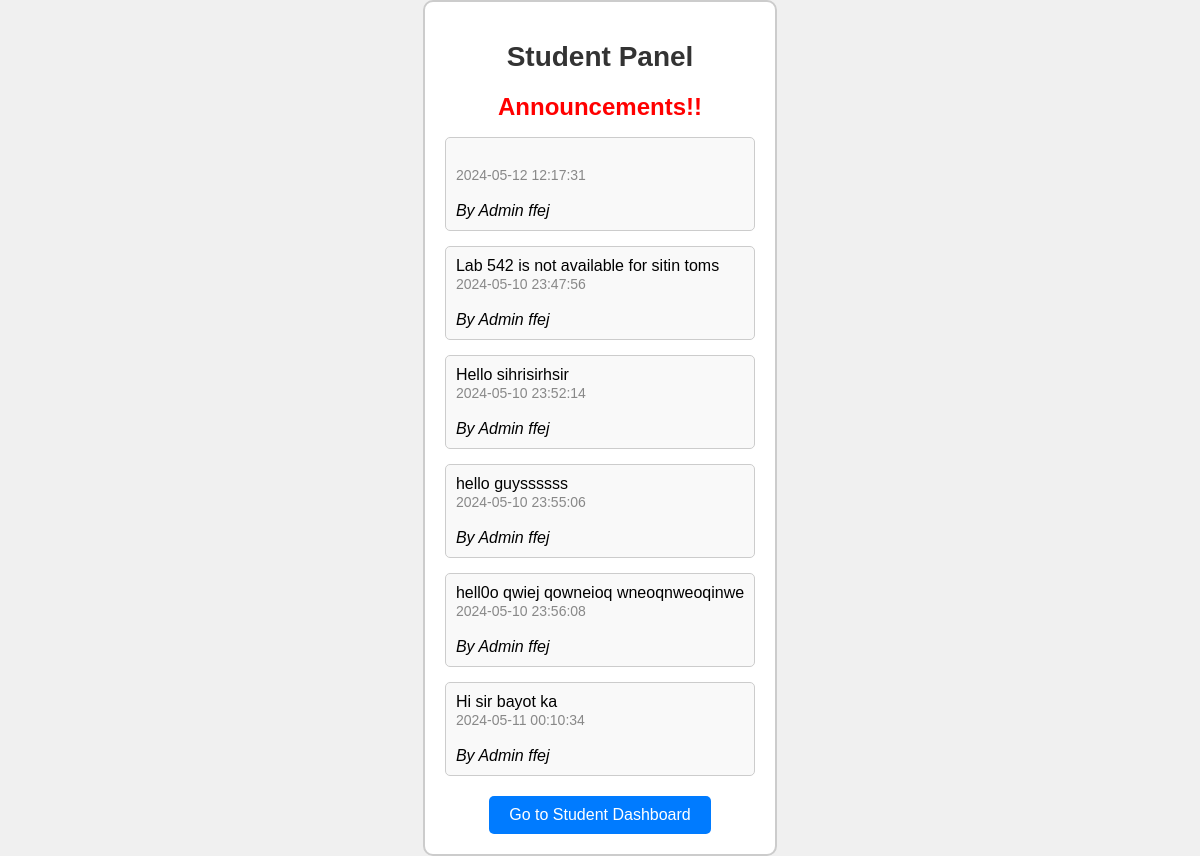
Page /stud-view-post.php on the committed database.
### tables this page shows
CREATE TABLE `announcements` (
  `id` int(11) NOT NULL,
  `announcement` text NOT NULL,
  `created_at` timestamp NOT NULL DEFAULT current_timestamp()
);

### stud-view-post.php (the view, shortened to what this page needs)
<?php
include 'connector_db.php';
?>
<!DOCTYPE html>
<html lang="en">
<head>
</head>
<body>
    <div class="container">
        <h1>Student Panel</h1>
        <h2>Announcements!!</h2>
        <div class="announcement-container">
    <ul>
        <?php
        $sql = "SELECT * FROM announcements";
        $result = $conn->query($sql);
        if ($result->num_rows > 0) {
            while($row = $result->fetch_assoc()) {
                echo "<li class='announcement-item'>";
                echo "<span>" . $row["announcement"] . "</span><br>";
                echo "<span class='announcement-time'>" . $row["created_at"] . "</span><br><br>";
                echo "<span class='announcement-admin'>By Admin ffej</span>";
                echo "</li>";
            }
        } else {
            echo "<li class='announcement-item'>No announcements</li>";
        }
        ?>
    </ul>
</div>
        <div class="btn-container">
            <a href="studash.php" class="btn">Go to Student Dashboard</a>
        </div>
    </div>
</body>
</html>

### stud-view-post.php (style rules this page uses)
body { font-family: Arial, sans-serif; background-color: #f0f0f0; margin: 0; padding: 0; display: flex; justify-content: center; align-items: center; height: 100vh; }
.container { max-width: 600px; margin: auto; text-align: center; padding: 20px; border: 2px solid #ccc; border-radius: 10px; background-color: #fff; }
h1 { font-size: 28px; color: #333; margin-bottom: 20px; }
h2 { font-size: 24px; color: red; margin-bottom: 15px; }
ul { list-style-type: none; padding: 0; }
li { font-size: 18px; margin-bottom: 10px; border: 1px solid #ccc; border-radius: 5px; padding: 10px; background-color: #f9f9f9; }
.btn-container { margin-top: 20px; }
.btn { display: inline-block; padding: 10px 20px; background-color: #007bff; color: #fff; text-decoration: none; border-radius: 5px; transition: background-color 0.3s ease; }
.announcement-container { text-align: left; }
.announcement-item { font-size: 16px; margin-bottom: 15px; padding: 10px; border: 1px solid #ccc; border-radius: 5px; background-color: #f9f9f9; }
.announcement-time { font-size: 14px; color: #888; }
.announcement-admin { font-style: italic; }

### rows in the picture
announcements: created_at "2024-05-12 12:17:31"
announcements: announcement "Lab 542 is not available for sitin toms", created_at "2024-05-10 23:47:56"
announcements: announcement "Hello sihrisirhsir", created_at "2024-05-10 23:52:14"
announcements: announcement "hello guyssssss", created_at "2024-05-10 23:55:06"
announcements: announcement "hell0o qwiej qowneioq wneoqnweoqinwe", created_at "2024-05-10 23:56:08"
announcements: announcement "Hi sir bayot ka", created_at "2024-05-11 00:10:34"
